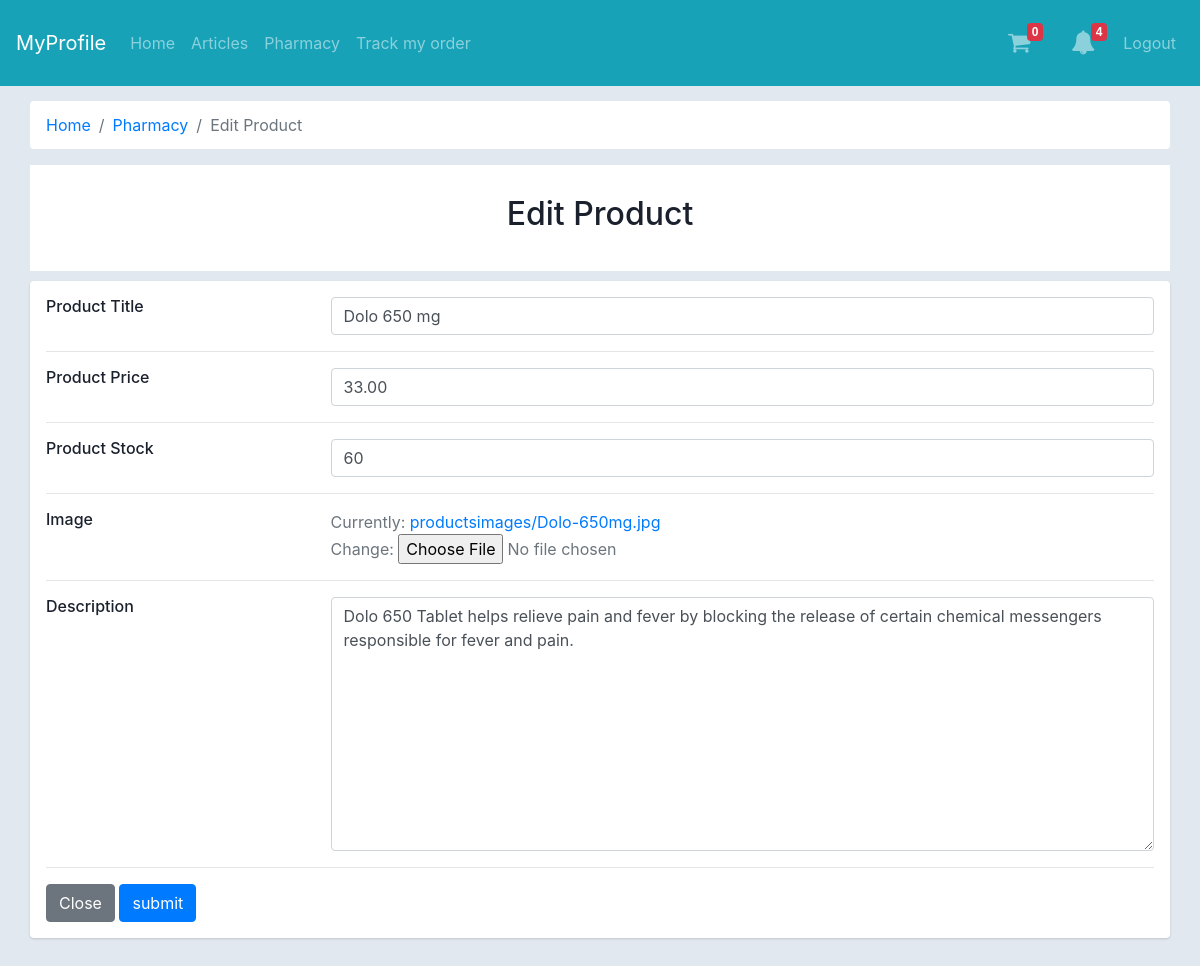
The page /pharmacy/product/Edit/1 (signed in) on the database its author committed.
### mainapp/models.py (models this page shows, shortened)
class Products(models.Model):
    product_img = models.ImageField(upload_to="productsimages/", blank=False)
    product_title = models.CharField(max_length=255, unique=True)
    product_price = models.DecimalField(max_digits=10, decimal_places=2, null=True, blank=True)
    product_desc = models.TextField()
    product_count = models.CharField(max_length=10)
    product_slug = models.SlugField(blank=True, null=True, unique=True)
    time = models.DateTimeField(auto_now_add=True)

### mainapp/views.py (the view, shortened to what this page needs)
# urls.py: path('pharmacy/product/Edit/<int:epid>', views.pharmacy_edit_product, name='pharmacy_edit_product'),
def pharmacy_edit_product(request, epid):
    objnotify = allnotification(request)
    product = Products.objects.get(id=epid)
    form = EditProductForm(instance=product)
    """editproductformset = formset_factory(AddProductImageForm)
    productimgtf = {
        'productimg-TOTAL_FORMS': '0',
        'productimg-INITIAL_FORMS': '0',
        'productimg-MIN_NUM_FORMS': '0',
    }

    print('ddd',product.productimage_set.all().count())
    productimgtf = {'productimg-TOTAL_FORMS': str(product.productimage_set.all().count()),
                     'productimg-INITIAL_FORMS': '0',
                     'productimg-MIN_NUM_FORMS': '0', }
    num = 0
    pi = ProductImage.objects.filter(product=product)
    for l in pi:
        print('aa',l)
        productimgtf['productimg-' + str(num) + '-product_images'] = l
        num = num + 1
    productformset = editproductformset(productimgtf,prefix='productimg')"""
    context = {'form': form, 'objnotify': objnotify, }
    return render(request, 'edit_product_pharmacy.html', context)

### mainapp/forms.py (shortened to what this page needs)
class EditProductForm(forms.ModelForm):
    class Meta:
        model = Products
        fields = ['product_title', 'product_desc', 'product_price', 'product_count', 'product_img']
        widgets = {
            "product_title": TextInput(
                attrs={
                    "class": "form-control"
                }),
            "product_price": TextInput(
                attrs={
                    "class": "form-control"
                }),
            "product_count": TextInput(
                attrs={
                    "class": "form-control"
                }),
            "product_desc": Textarea(
                attrs={
                    "class": "form-control"
                }),
        }

### mainapp/views.py (called while the page is built, shortened)
def allnotification(request):
    ptosns = None
    stopns = None
    stodns = None
    dtopns = None
    ncount = None
    if request.user.is_staff or request.user.is_hospital_staff:
        ptosns = PtoSNotification.objects.all()
        if ptosns:
            ncount = ptosns.count()
    if request.user.is_doctor:
        stodns = StoDNotification.objects.filter(doctor=request.user.username)
        if stodns:
            ncount = stodns.count()
    return {'ptosns': ptosns,
            'stopns': stopns,
            'stodns': stodns,
            'dtopns': dtopns,
            'ncount': ncount}

### templates/edit_product_pharmacy.html (shortened to what this page needs)
{% extends "base.html" %}
{%block maincontent%}
<div class="container-fluid">
    <div class="main-body">
        <nav aria-label="breadcrumb" class="main-breadcrumb ">
            <ol class="breadcrumb b-bg-c">
                <li class="breadcrumb-item"><a href="{%url 'index' %}">Home</a></li>
                <li class="breadcrumb-item"><a href="{%url 'pharmacy' %}">Pharmacy</a></li>
                <li class="breadcrumb-item active" aria-current="page">Edit Product</li>
            </ol>
        </nav>
        <header>
            <h2>Edit Product</h2>
        </header>
        <div class="row gutters-sm">
            <div class="col">
                <div class="card mb-3">
                    <div class="card-body">
                        <form method="POST" enctype="multipart/form-data">
                            <div class="row">
                                <div class="col-sm-3">
                                    <h6 class="mb-0">Product Title</h6>
                                </div>
                                <div class="col-sm-9 text-secondary">
                                    {{form.product_title}}
                                </div>
                            </div>
                            <hr>
                            <div class="row">
                                <div class="col-sm-3">
                                    <h6 class="mb-0">Product Price</h6>
                                </div>
                                <div class="col-sm-9 text-secondary">
                                    {{form.product_price}}
                                </div>
                            </div>
                            <hr>
                            <div class="row">
                                <div class="col-sm-3">
                                    <h6 class="mb-0">Product Stock</h6>
                                </div>
                                <div class="col-sm-9 text-secondary">
                                    {{form.product_count}}
                                </div>
                            </div>
                            <hr>
                            <div class="row">
                                <div class="col-sm-3">
                                    <h6 class="mb-0">Image</h6>
                                </div>
                                <div class="col-sm-9 text-secondary">
                                    {{form.product_img}}
                                </div>
                            </div>
                            <hr>
                            <div class="row">
                                <div class="col-sm-3">
                                    <h6 class="mb-0">Description</h6>
                                </div>
                                <div class="col-sm-9 text-secondary">
                                    {{form.product_desc}}
                                </div>
                            </div>
                            <hr>
                            <div class="row">
                                <div class="col-sm-9 text-secondary">
                                    <a href="{{ request.META.HTTP_REFERER }}" class="btn btn-secondary">Close</a>
                                    <input type="submit" name="submit" value="submit" class="btn btn-primary">
                                </div>
                            </div>
                        </form>
                    </div>
                </div>
            </div>
        </div>
    </div>
</div>
{%endblock%}

### templates/base.html (style rules this page uses)
header { background-color: white; padding: 30px; text-align: center; font-size: 35px; margin-bottom: 10px; }
.b-bg-c { background-color: white; }

### templates/edit_product_pharmacy.html (style rules this page uses)
body { color: #1a202c; text-align: left; background-color: #e2e8f0; }
.main-body { padding: 15px; }
.card { box-shadow: 0 1px 3px 0 rgba(0, 0, 0, .1), 0 1px 2px 0 rgba(0, 0, 0, .06); }
.card { position: relative; display: flex; flex-direction: column; min-width: 0; word-wrap: break-word; background-color: #fff; background-clip: border-box; border: 0 solid rgba(0, 0, 0, .125); border-radius: .25rem; }
.card-body { flex: 1 1 auto; min-height: 1px; padding: 1rem; }
.gutters-sm { margin-right: -8px; margin-left: -8px; }
.gutters-sm>.col, .gutters-sm>[class*=col-] { padding-right: 8px; padding-left: 8px; }
.mb-3, .my-3 { margin-bottom: 1rem !important; }

### rows shown on the page
Products: product_title "Dolo 650 mg", product_price "33.00", product_count "60", product_desc "Dolo 650 Tablet helps relieve pain and fever by blocking the release of certain chemical messengers responsible for fever and pain."

### other values the page prints
{{ objnotify.ncount }} "4"
